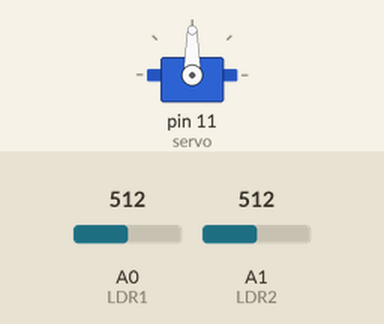
Bench run of a sketch on a simulated Arduino Uno, built with avr-gcc and run on an emulated ATmega328P. On the bench: servo. The inputs (shaded band) are chosen by the test bench; at power-on: A0 (LDR1) = 512, A1 (LDR2) = 512.

Above: at 2.2 s.
2.3 s: A0 (LDR1) set to 533
At 3.25 s:
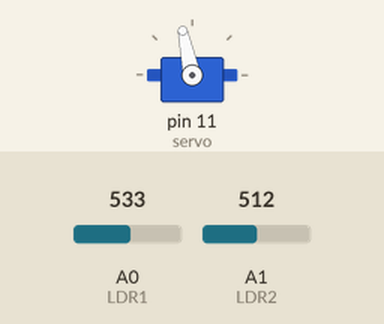
At 4.7 s:
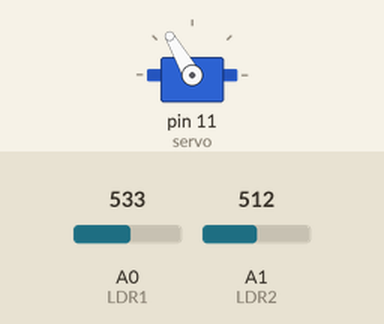
5.3 s: A0 (LDR1) set to 306
8.3 s: A1 (LDR2) set to 327
11.3 s: A1 (LDR2) set to 309
At 11.3 s:
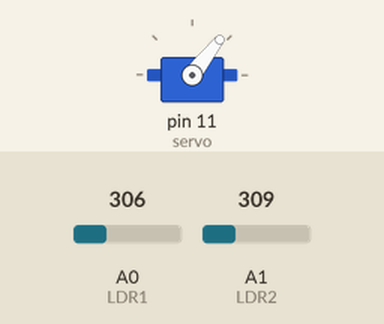
12.8 s: A0 (LDR1) set to 280
At 13.77 s:
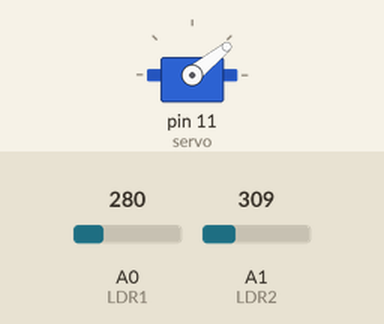
15.8 s: A0 (LDR1) set to 511
Timing chart, 0 to 27.4 s (numbered marks = the images above; inputs shaded):
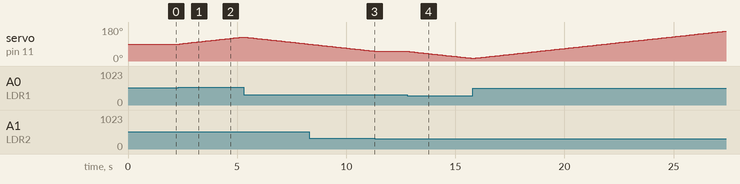

The sketch:

solar_tracking_code.ino
```cpp
//Include the servo motor library
#include <Servo.h>
//Define the LDR sensor pins
#define LDR1 A0
#define LDR2 A1
//Define the error value. You can change it as you like
#define error 10
//Starting point of the servo motor
int Spoint =  90;
//Create an object for the servo motor
Servo servo;

void setup() {
//Include servo motor PWM pin
  servo.attach(11);
//Set the starting point of the servo
  servo.write(Spoint);
  delay(1000);
}

void loop() {
//Get the LDR sensor value
  int ldr1 = analogRead(LDR1);
//Get the LDR sensor value
  int ldr2 = analogRead(LDR2);

//Get the difference of these values
  int value1 = abs(ldr1 - ldr2);
  int value2 = abs(ldr2 - ldr1);

//Check these values using a IF condition
  if ((value1 <= error) || (value2 <= error)) {

  } else {
    if (ldr1 < ldr2) {
      Spoint = --Spoint;
    }
    if (ldr2 < ldr1) {
      Spoint = ++Spoint;
    }
  }
//Write values on the servo motor
  servo.write(Spoint);
  delay(80);
}
```

Measured:
- the behaviour switches between 522 and 523 on A0 (LDR1) (found by bisection; images 0 and 1)
- the behaviour switches between 317 and 316 on A1 (LDR2) (found by bisection; images 2 and 3)
- the behaviour switches between 299 and 298 on A0 (LDR1) (found by bisection; images 3 and 4)
- after the input at 2.3 s, servo on pin 11 (servo): moves from 90° to 127° over 2.9 s, starting after 0.07 s
- after the input at 11.3 s, servo on pin 11 (servo): stays 52° (without the input it goes to 51° after 0.06 s)
- after the input at 12.8 s, servo on pin 11 (servo): moves from 52° to 14° over 3.0 s, starting at once
